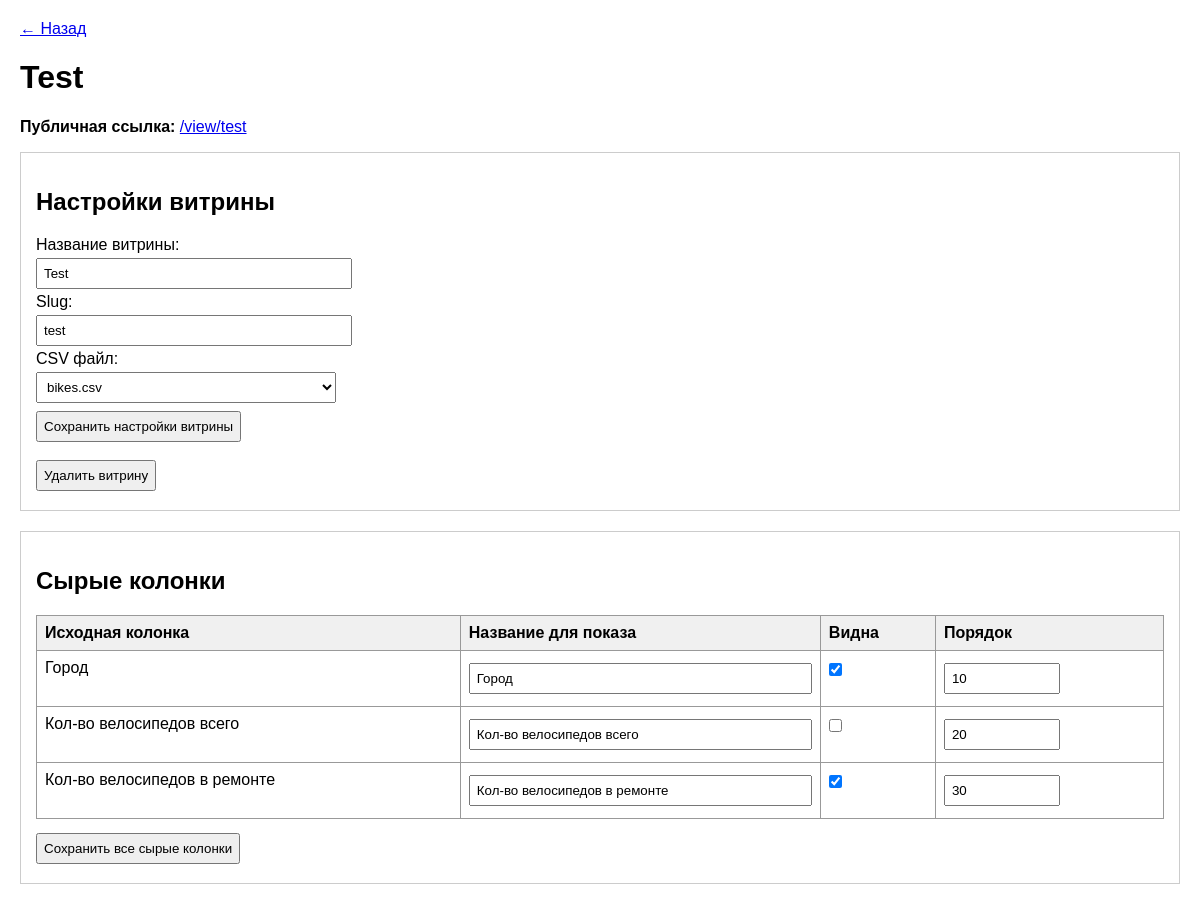
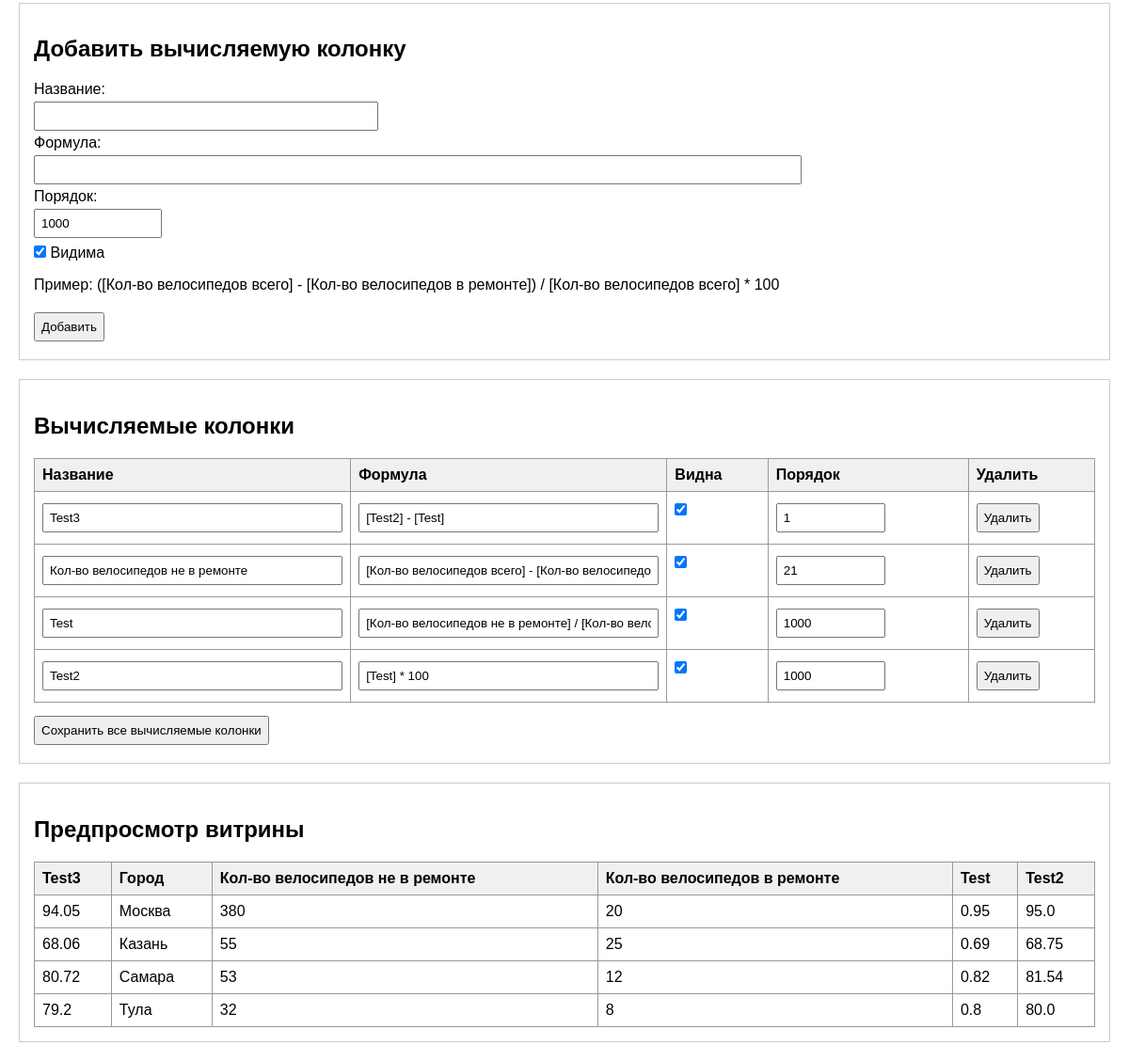
The page /views/1 on the database as committed earlier (2 pictures, top to bottom).
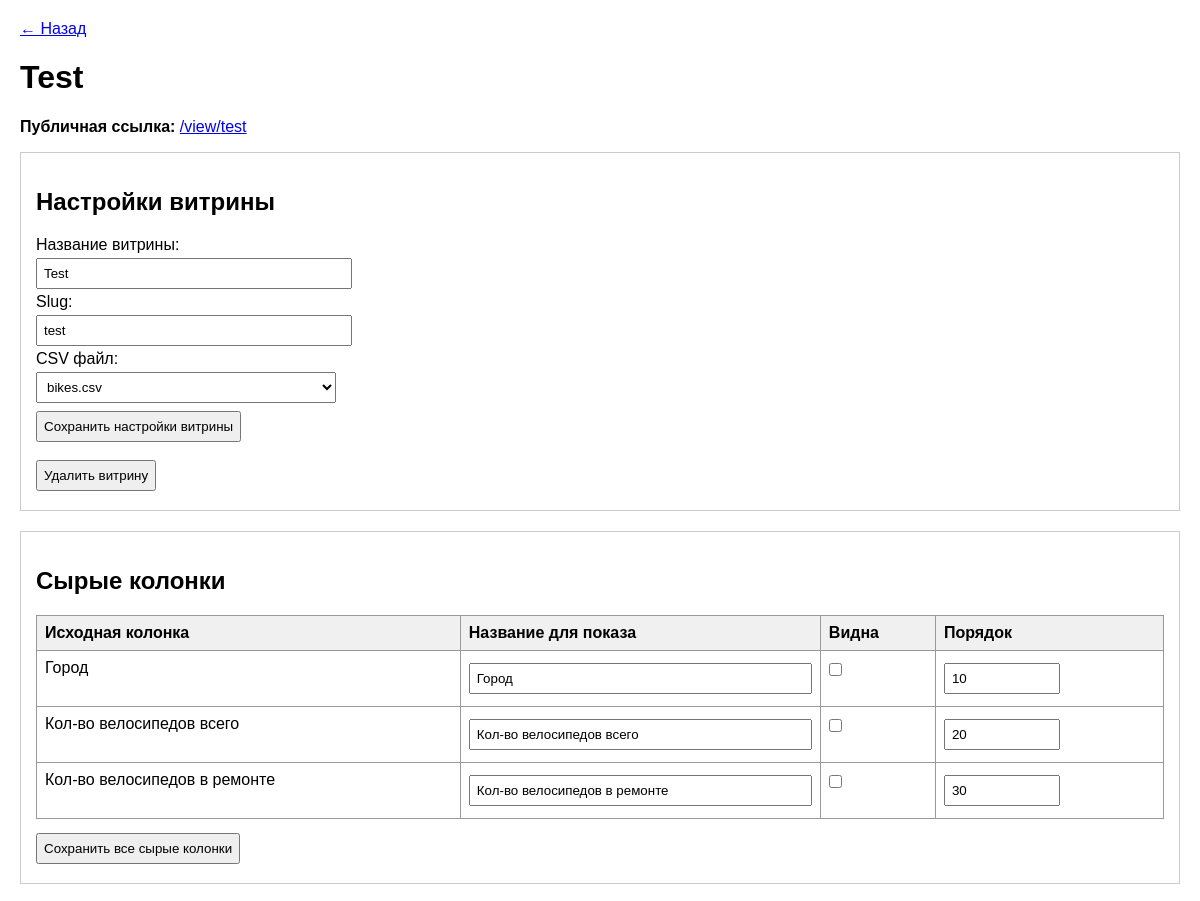
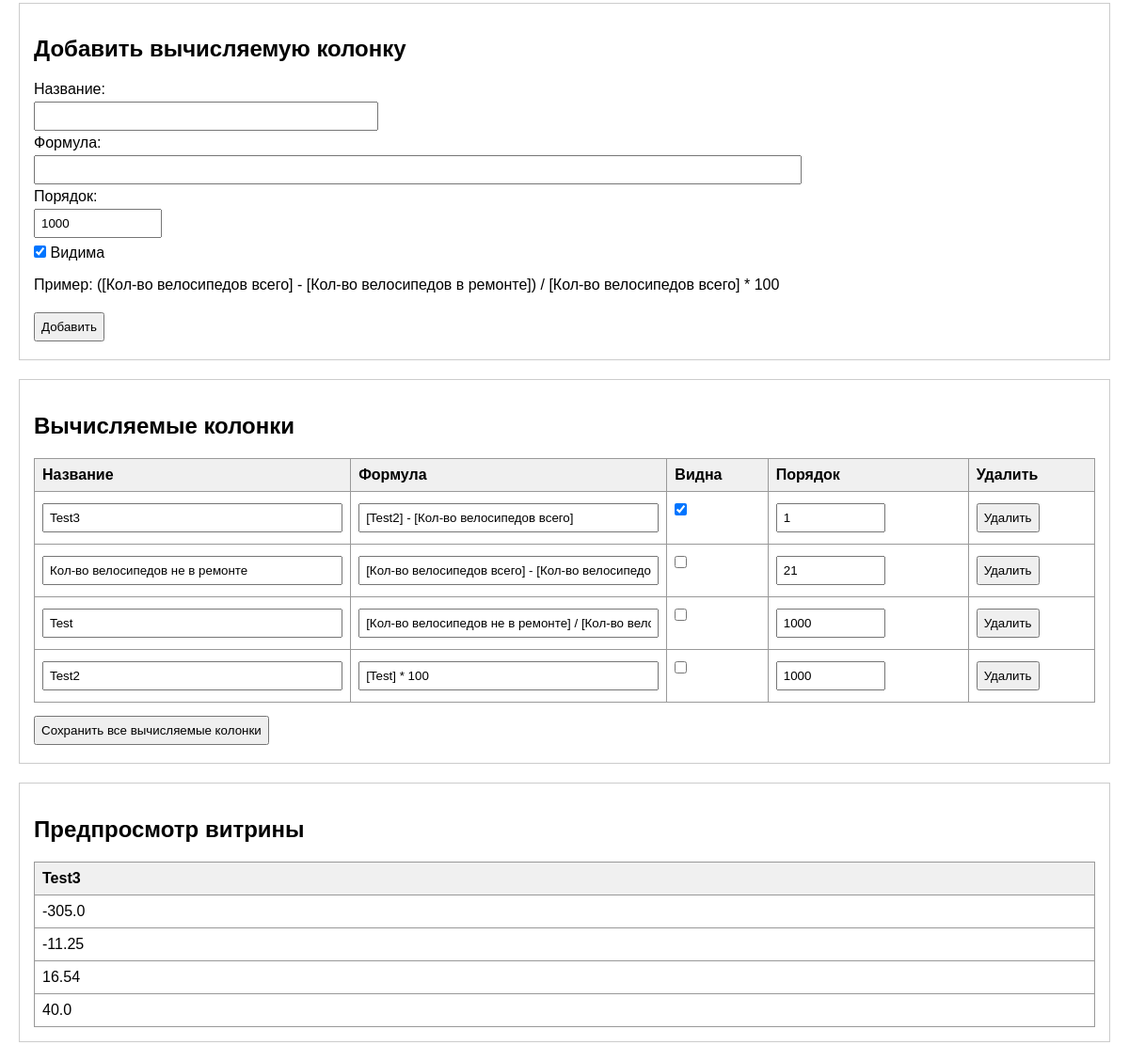
The same page on the database as committed later (2 pictures, top to bottom).
### tables this page shows
CREATE TABLE view_columns (
            id INTEGER PRIMARY KEY AUTOINCREMENT,
            view_id INTEGER NOT NULL,
            source_column_name TEXT NOT NULL,
            display_name TEXT NOT NULL,
            is_visible INTEGER NOT NULL DEFAULT 1,
            sort_order INTEGER NOT NULL DEFAULT 0,
            FOREIGN KEY(view_id) REFERENCES views(id)
        );

CREATE TABLE computed_columns (
            id INTEGER PRIMARY KEY AUTOINCREMENT,
            view_id INTEGER NOT NULL,
            column_name TEXT NOT NULL,
            formula TEXT NOT NULL,
            is_visible INTEGER NOT NULL DEFAULT 1,
            sort_order INTEGER NOT NULL DEFAULT 1000,
            FOREIGN KEY(view_id) REFERENCES views(id)
        );

### app/main.py (the view)
@app.get("/views/{view_id}", response_class=HTMLResponse)
async def edit_view(request: Request, view_id: int):
    view_obj = get_view_by_id(view_id)
    if not view_obj:
        raise HTTPException(status_code=404, detail="View not found")
    raw_columns = get_view_columns(view_id)
    computed_columns = get_computed_columns(view_id)
    files = list_csv_files()
    preview_columns = []
    preview_rows = []
    try:
        df_preview = build_view_dataframe(view_obj)
        preview_columns = df_preview.columns.tolist()
        preview_rows = df_preview.to_dict(orient="records")
    except Exception as e:
        preview_columns = ["Ошибка"]
        preview_rows = [{"Ошибка": str(e)}]
    return templates.TemplateResponse(
        request=request,
        name="view_edit.html",
        context={
            "view_obj": view_obj,
            "raw_columns": raw_columns,
            "computed_columns": computed_columns,
            "preview_columns": preview_columns,
            "preview_rows": preview_rows,
            "files": files,
        }
    )

### templates/view_edit.html (shortened to what the changed rows need)
<!DOCTYPE html>
<html lang="ru">
<head>
</head>
<body>
    <h1>{{ view_obj.name }}</h1>
    <div class="section">
        <h2>Настройки витрины</h2>
    </div>
    <div class="section">
        <h2>Сырые колонки</h2>
        <form method="post" action="/views/{{ view_obj.id }}/raw-columns/bulk-save">
            <table>
                <thead>
                    <tr>
                        <th>Исходная колонка</th>
                        <th>Название для показа</th>
                        <th>Видна</th>
                        <th>Порядок</th>
                    </tr>
                </thead>
                <tbody>
                    {% for c in raw_columns %}
                    <tr>
                        <td>{{ c.source_column_name }}</td>
                        <td>
                            <input
                                type="text"
                                name="display_name_{{ c.id }}"
                                value="{{ c.display_name }}"
                                class="wide-input"
                            >
                        </td>
                        <td>
                            <input type="checkbox" name="is_visible_{{ c.id }}" value="1" {% if c.is_visible %}checked{% endif %}>
                        </td>
                        <td>
                            <input
                                type="number"
                                name="sort_order_{{ c.id }}"
                                value="{{ c.sort_order }}"
                                class="small-input"
                            >
                        </td>
                    </tr>
                    {% endfor %}
                </tbody>
            </table>
        </form>
    </div>
    <div class="section">
        <h2>Добавить вычисляемую колонку</h2>
    </div>
    <div class="section">
        <h2>Вычисляемые колонки</h2>
        {% if computed_columns %}
        <form method="post" action="/views/{{ view_obj.id }}/computed-columns/bulk-save">
            <table>
                <thead>
                    <tr>
                        <th>Название</th>
                        <th>Формула</th>
                        <th>Видна</th>
                        <th>Порядок</th>
                        <th>Удалить</th>
                    </tr>
                </thead>
                <tbody>
                    {% for c in computed_columns %}
                    <tr>
                        <td>
                            <input
                                type="text"
                                name="column_name_{{ c.id }}"
                                value="{{ c.column_name }}"
                                class="wide-input"
                            >
                        </td>
                        <td>
                            <input
                                type="text"
                                name="formula_{{ c.id }}"
                                value="{{ c.formula }}"
                                class="wide-input"
                            >
                        </td>
                        <td>
                            <input type="checkbox" name="is_visible_{{ c.id }}" value="1" {% if c.is_visible %}checked{% endif %}>
                        </td>
                        <td>
                            <input
                                type="number"
                                name="sort_order_{{ c.id }}"
                                value="{{ c.sort_order }}"
                                class="small-input"
                            >
                        </td>
                        <td>
                            <form method="post" action="/views/{{ view_obj.id }}/computed-columns/{{ c.id }}/delete" onsubmit="return confirm('Удалить вычисляемую колонку?');">
                                <button type="submit">Удалить</button>
                            </form>
                        </td>
                    </tr>
                    {% endfor %}
                </tbody>
            </table>
        </form>
        {% else %}
            <p>Пока нет вычисляемых колонок.</p>
        {% endif %}
    </div>
    <div class="section">
        <h2>Предпросмотр витрины</h2>
        <div class="table-wrap">
            <table>
                <thead>
                    <tr>
                        {% for col in preview_columns %}
                        <th>{{ col }}</th>
                        {% endfor %}
                    </tr>
                </thead>
                <tbody>
                    {% for row in preview_rows %}
                    <tr>
                        {% for col in preview_columns %}
                        <td>{{ row.get(col, "") }}</td>
                        {% endfor %}
                    </tr>
                    {% endfor %}
                </tbody>
            </table>
        </div>
    </div>
</body>
</html>

Rows that differ between the two databases and show on the page:
no longer on one of the page's lists (row edited): view_columns: display_name "Город", get "Москва", get "Казань", get "Самара", get "Тула"
no longer on one of the page's lists (row edited): view_columns: display_name "Кол-во велосипедов в ремонте", get "20", get "25", get "12", get "8"
no longer on one of the page's lists (row edited): computed_columns: column_name "Кол-во велосипедов не в ремонте", get "380", get "55", get "53", get "32"
no longer on one of the page's lists (row edited): computed_columns: column_name "Test", get "0.95", get "0.69", get "0.82", get "0.8"
no longer on one of the page's lists (row edited): computed_columns: column_name "Test2", get "95.0", get "68.75", get "81.54", get "80.0"
changed view_columns "Город": is_visible "☑" → "☐"
changed view_columns "Кол-во велосипедов в ремонте": is_visible "☑" → "☐"
changed computed_columns "Test3": formula "[Test2] - [Test]" → "[Test2] - [Кол-во велосипедов всего]"; get "94.05" → "-305.0"; get "68.06" → "-11.25"; get "80.72" → "16.54"; get "79.2" → "40.0"
changed computed_columns "Кол-во велосипедов не в ремонте": is_visible "☑" → "☐"
changed computed_columns "Test": is_visible "☑" → "☐"
changed computed_columns "Test2": is_visible "☑" → "☐"
